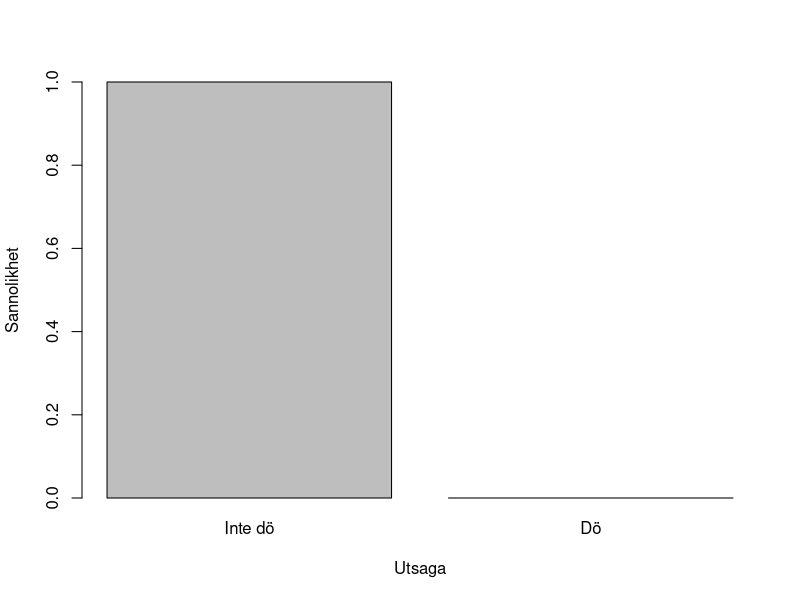
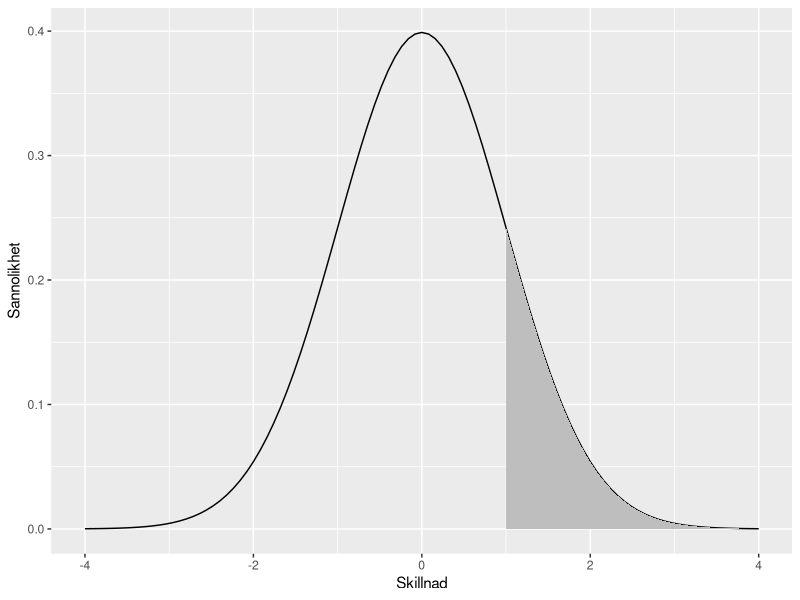

The R script that drew these images, in order:
## ---- chunk 1
barplot(names.arg = c("Inte dö", "Dö"),
        height = dbinom(0:1, size=1, p=0.000005),
        xlab = "Utsaga", ylab="Sannolikhet",
        ylim = c(0,1)
        )
## ---- chunk 2
library(ggplot2)
ggplot(data.frame(x=c(-4, 4)), aes(x=x)) + stat_function(fun=dnorm) + geom_area(stat="function", fun=dnorm, fill="grey", xlim = c(1,4)) + xlab("Skillnad") + ylab("Sannolikhet")
